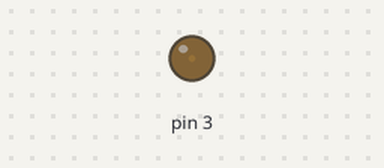
Recording of a sketch running on a simulated Arduino Uno, built with avr-gcc and run on an emulated ATmega328P. Parts: output pins drawn as LEDs (lit = HIGH).

Above: at 0.05 s.
At 1.15 s:
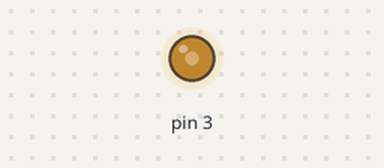
At 2.3 s:
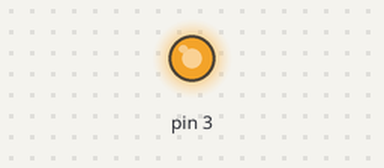
At 4.55 s:
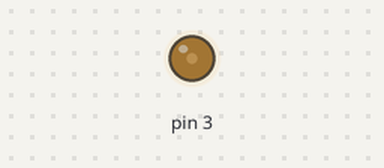
Timing chart, 0 to 6.7 s (numbered marks = the images above):
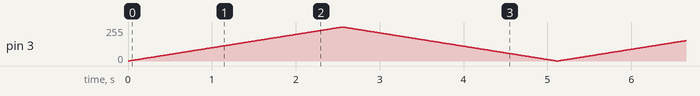

The sketch:

PWM.ino
```cpp
void setup() {
  // put your setup code here, to run once:
  pinMode(3,OUTPUT);
}

void loop() {
  // put your main code here, to run repeatedly:
  int a=0;
  if(a==0){
    for(a=0;a<=255;a++){
      analogWrite(3,a);
      delay(10);
      if(a==255){
        for(a=254;a>=0;a--){
          analogWrite(3,a);
          delay(10);
        }
      }
  }}
  /*analogWrite(3,0);
  delay(1000);
  analogWrite(3,10);
  delay(1000);
  analogWrite(3,50);
  delay(1000);
  analogWrite(3,100);
  delay(1000);
  analogWrite(3,255);
  delay(1000);
  analogWrite(3,150);
  delay(1000);
  */
}
```
